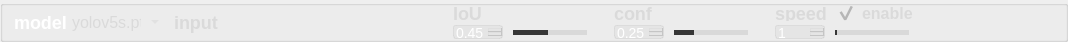
           <widget class="QGroupBox" name="groupBox_3">
            <property name="minimumSize">
             <size>
              <width>0</width>
              <height>42</height>
             </size>
            </property>
            <property name="maximumSize">
             <size>
              <width>16777215</width>
              <height>42</height>
             </size>
            </property>
            <property name="styleSheet">
             <string notr="true">#groupBox_3{
	background-color: rgb(59, 59, 59);
border: 0px solid #42adff;
border-bottom: 1px solid rgba(200, 200, 200,100);
border-radius:0px;}</string>
            </property>
            <property name="title">
             <string/>
            </property>
            <layout class="QHBoxLayout" name="horizontalLayout_6" stretch="0,0,0,0,0,0">
             <property name="spacing">
              <number>0</number>
             </property>
             <property name="leftMargin">
              <number>0</number>
             </property>
             <property name="topMargin">
              <number>0</number>
             </property>
             <property name="rightMargin">
              <number>0</number>
             </property>
             <property name="bottomMargin">
              <number>0</number>
             </property>
             <item>
              <layout class="QHBoxLayout" name="horizontalLayout_2">
               <property name="leftMargin">
                <number>11</number>
               </property>
               <property name="rightMargin">
                <number>11</number>
               </property>
               <item>
                <widget class="QLabel" name="label_3">
                 <property name="minimumSize">
                  <size>
                   <width>0</width>
                   <height>28</height>
                  </size>
                 </property>
                 <property name="maximumSize">
                  <size>
                   <width>80</width>
                   <height>16777215</height>
                  </size>
                 </property>
                 <property name="styleSheet">
                  <string notr="true">QLabel
{
	font-size: 18px;
	font-family: &quot;Microsoft YaHei&quot;;
	font-weight: bold;
 		border-radius:9px;
		background:rgba(66, 195, 255, 0);
	color: qlineargradient(spread:pad, x1:0, y1:0, x2:1, y2:0, stop:0 rgba(33, 245, 175, 226), stop:1 rgba(255, 255, 255, 255));
}
</string>
                 </property>
                 <property name="text">
                  <string>model</string>
                 </property>
                </widget>
               </item>
               <item>
                <widget class="QComboBox" name="comboBox">
                 <property name="minimumSize">
                  <size>
                   <width>0</width>
                   <height>28</height>
                  </size>
                 </property>
                 <property name="styleSheet">
                  <string notr="true">QComboBox QAbstractItemView {
font-family: &quot;Microsoft YaHei&quot;;
font-size: 16px;
background:rgba(200, 200, 200,150);
selection-background-color: rgba(200, 200, 200,50);
color: rgb(218, 218, 218);
outline:none;
border:none;}
QComboBox{
font-family: &quot;Microsoft YaHei&quot;;
font-size: 16px;
color: rgb(218, 218, 218);
border-width:0px;
border-color:white;
border-style:solid;
background-color: rgba(200, 200, 200,0);}

QComboBox::drop-down {
margin-top:8;
height:20;
background:rgba(255,255,255,0);
border-image: url(:/img/icon/下拉_白色.png);
}
</string>
                 </property>
                 <item>
                  <property name="text">
                   <string>yolov5s.pt</string>
                  </property>
                 </item>
                 <item>
                  <property name="text">
                   <string>yolov5m.pt</string>
                  </property>
                 </item>
                 <item>
                  <property name="text">
                   <string>yolov5l.pt</string>
                  </property>
                 </item>
                 <item>
                  <property name="text">
                   <string>yolov5x.pt</string>
                  </property>
                 </item>
                </widget>
               </item>
               <item>
                <layout class="QHBoxLayout" name="horizontalLayout_9">
                 <property name="leftMargin">
                  <number>11</number>
                 </property>
                 <property name="rightMargin">
                  <number>0</number>
                 </property>
                 <item>
                  <widget class="QLabel" name="label_10">
                   <property name="maximumSize">
                    <size>
                     <width>80</width>
                     <height>16777215</height>
                    </size>
                   </property>
                   <property name="styleSheet">
                    <string notr="true">QLabel
{
	font-size: 18px;
	font-family: &quot;Microsoft YaHei&quot;;
	font-weight: bold;
 		border-radius:9px;
		background:rgba(66, 195, 255, 0);
color: rgb(218, 218, 218);
}
</string>
                   </property>
                   <property name="text">
                    <string>input</string>
                   </property>
                  </widget>
                 </item>
                 <item>
                  <layout class="QHBoxLayout" name="horizontalLayout_11">
                   <item>
                    <widget class="QGroupBox" name="groupBox_5">
                     <property name="styleSheet">
                      <string notr="true">#groupBox_5{
background-color: rgba(48,148,243,0);
border: 0px solid #42adff;
border-left: 0px solid #d9d9d9;
border-right: 0px solid rgba(29, 83, 185, 255);
border-radius:0px;}</string>
                     </property>
                     <property name="title">
                      <string/>
                     </property>
                     <layout class="QHBoxLayout" name="horizontalLayout_8">
                      <property name="spacing">
                       <number>9</number>
                      </property>
                      <property name="leftMargin">
                       <number>13</number>
                      </property>
                      <property name="topMargin">
                       <number>0</number>
                      </property>
                      <property name="rightMargin">
                       <number>13</number>
                      </property>
                      <property name="bottomMargin">
                       <number>0</number>
                      </property>
                      <item>
                       <widget class="QPushButton" name="fileButton">
                        <property name="minimumSize">
                         <size>
                          <width>55</width>
                          <height>28</height>
                         </size>
                        </property>
                        <property name="maximumSize">
                         <size>
                          <width>16777215</width>
                          <height>28</height>
                         </size>
                        </property>
                        <property name="toolTip">
                         <string>file</string>
                        </property>
                        <property name="styleSheet">
                         <string notr="true">QPushButton{font-family: &quot;Microsoft YaHei&quot;;
font-size: 14px;
font-weight: bold;
color:white;
text-align: center center;
padding-left: 5px;
padding-right: 5px;
padding-top: 4px;
padding-bottom: 4px;
border-style: solid;
border-width: 0px;
border-color: rgba(255, 255, 255, 255);
border-radius: 3px;
background-color: rgba(200, 200, 200,0);}

QPushButton:focus{outline: none;}

QPushButton::pressed{font-family: &quot;Microsoft YaHei&quot;;
                     font-size: 14px;
                     font-weight: bold;
                     color:rgb(200,200,200);
                     text-align: center center;
                     padding-left: 5px;
                     padding-right: 5px;
                     padding-top: 4px;
                     padding-bottom: 4px;
                     border-style: solid;
                     border-width: 0px;
                     border-color: rgba(255, 255, 255, 255);
                     border-radius: 3px;
                     background-color:  #bf513b;}

QPushButton::disabled{font-family: &quot;Microsoft YaHei&quot;;
                     font-size: 14px;
                     font-weight: bold;
                     color:rgb(200,200,200);
                     text-align: center center;
                     padding-left: 5px;
                     padding-right: 5px;
                     padding-top: 4px;
                     padding-bottom: 4px;
                     border-style: solid;
                     border-width: 0px;
                     border-color: rgba(255, 255, 255, 255);
                     border-radius: 3px;
                     background-color:  #bf513b;}
QPushButton::hover {
border-style: solid;
border-width: 0px;
border-radius: 0px;
background-color: rgba(48,148,243,80);}</string>
                        </property>
                        <property name="text">
                         <string/>
                        </property>
                        <property name="icon">
                         <iconset resource="../apprcc.qrc">
                          <normaloff>:/img/icon/文件夹-打开-没文件.png</normaloff>:/img/icon/文件夹-打开-没文件.png</iconset>
                        </property>
                       </widget>
                      </item>
                      <item>
                       <widget class="QPushButton" name="cameraButton">
                        <property name="minimumSize">
                         <size>
                          <width>53</width>
                          <height>24</height>
                         </size>
                        </property>
                        <property name="maximumSize">
                         <size>
                          <width>16777215</width>
                          <height>28</height>
                         </size>
                        </property>
                        <property name="toolTip">
                         <string>camera</string>
                        </property>
                        <property name="styleSheet">
                         <string notr="true">QPushButton{font-family: &quot;Microsoft YaHei&quot;;
font-size: 14px;
font-weight: bold;
color:white;
text-align: center center;
padding-left: 5px;
padding-right: 5px;
padding-top: 4px;
padding-bottom: 4px;
border-style: solid;
border-width: 0px;
border-color: rgba(255, 255, 255, 255);
border-radius: 3px;
background-color: rgba(48,148,243,0);}

QPushButton:focus{outline: none;}

QPushButton::pressed{font-family: &quot;Microsoft YaHei&quot;;
                     font-size: 14px;
                     font-weight: bold;
                     color:rgb(200,200,200);
                     text-align: center center;
                     padding-left: 5px;
                     padding-right: 5px;
                     padding-top: 4px;
                     padding-bottom: 4px;
                     border-style: solid;
                     border-width: 0px;
                     border-color: rgba(255, 255, 255, 255);
                     border-radius: 3px;
                     background-color:  #bf513b;}

QPushButton::disabled{font-family: &quot;Microsoft YaHei&quot;;
                     font-size: 14px;
                     font-weight: bold;
                     color:rgb(200,200,200);
                     text-align: center center;
                     padding-left: 5px;
                     padding-right: 5px;
                     padding-top: 4px;
                     padding-bottom: 4px;
                     border-style: solid;
                     border-width: 0px;
                     border-color: rgba(255, 255, 255, 255);
                     border-radius: 3px;
                     background-color:  #bf513b;}
QPushButton::hover {
border-style: solid;
border-width: 0px;
border-radius: 0px;
background-color: rgba(48,148,243,80);}</string>
                        </property>
                        <property name="text">
                         <string/>
                        </property>
                        <property name="icon">
                         <iconset resource="../apprcc.qrc">
                          <normaloff>:/img/icon/摄像头 (4).png</normaloff>:/img/icon/摄像头 (4).png</iconset>
                        </property>
                        <property name="iconSize">
                         <size>
                          <width>24</width>
                          <height>24</height>
                         </size>
                        </property>
                       </widget>
                      </item>
                      <item>
                       <widget class="QPushButton" name="rtspButton">
                        <property name="minimumSize">
                         <size>
                          <width>55</width>
                          <height>28</height>
                         </size>
                        </property>
                        <property name="maximumSize">
                         <size>
                          <width>16777215</width>
                          <height>28</height>
                         </size>
                        </property>
                        <property name="toolTip">
                         <string>rtsp</string>
                        </property>
                        <property name="styleSheet">
                         <string notr="true">QPushButton{font-family: &quot;Microsoft YaHei&quot;;
font-size: 14px;
font-weight: bold;
color:white;
text-align: center center;
padding-left: 5px;
padding-right: 5px;
padding-top: 4px;
padding-bottom: 4px;
border-style: solid;
border-width: 0px;
border-color: rgba(255, 255, 255, 255);
border-radius: 3px;
background-color: rgba(48,148,243,0);}

QPushButton:focus{outline: none;}

QPushButton::pressed{font-family: &quot;Microsoft YaHei&quot;;
                     font-size: 14px;
                     font-weight: bold;
                     color:rgb(200,200,200);
                     text-align: center center;
                     padding-left: 5px;
                     padding-right: 5px;
                     padding-top: 4px;
                     padding-bottom: 4px;
                     border-style: solid;
                     border-width: 0px;
                     border-color: rgba(255, 255, 255, 255);
                     border-radius: 3px;
                     background-color:  #bf513b;}

QPushButton::disabled{font-family: &quot;Microsoft YaHei&quot;;
                     font-size: 14px;
                     font-weight: bold;
                     color:rgb(200,200,200);
                     text-align: center center;
                     padding-left: 5px;
                     padding-right: 5px;
                     padding-top: 4px;
                     padding-bottom: 4px;
                     border-style: solid;
                     border-width: 0px;
                     border-color: rgba(255, 255, 255, 255);
                     border-radius: 3px;
                     background-color:  #bf513b;}
QPushButton::hover {
border-style: solid;
border-width: 0px;
border-radius: 0px;
background-color: rgba(48,148,243,80);}</string>
                        </property>
                        <property name="text">
                         <string/>
                        </property>
                        <property name="icon">
                         <iconset resource="../apprcc.qrc">
                          <normaloff>:/img/icon/链接.png</normaloff>:/img/icon/链接.png</iconset>
                        </property>
                        <property name="iconSize">
                         <size>
                          <width>24</width>
                          <height>24</height>
                         </size>
                        </property>
                       </widget>
                      </item>
                     </layout>
                    </widget>
                   </item>
                  </layout>
                 </item>
                </layout>
               </item>
              </layout>
             </item>
             <item>
              <layout class="QVBoxLayout" name="verticalLayout_3">
               <property name="spacing">
                <number>4</number>
               </property>
               <property name="leftMargin">
                <number>11</number>
               </property>
               <property name="rightMargin">
                <number>11</number>
               </property>
               <item>
                <widget class="QLabel" name="label_2">
                 <property name="styleSheet">
                  <string notr="true">QLabel
{
	font-size: 18px;
	font-family: &quot;Microsoft YaHei&quot;;
	font-weight: bold;
 		border-radius:9px;
		background:rgba(66, 195, 255, 0);
color: rgb(218, 218, 218);
}
</string>
                 </property>
                 <property name="text">
                  <string>IoU</string>
                 </property>
                </widget>
               </item>
               <item>
                <layout class="QHBoxLayout" name="horizontalLayout_4">
                 <property name="spacing">
                  <number>5</number>
                 </property>
                 <item>
                  <widget class="QDoubleSpinBox" name="iouSpinBox">
                   <property name="minimumSize">
                    <size>
                     <width>50</width>
                     <height>0</height>
                    </size>
                   </property>
                   <property name="maximumSize">
                    <size>
                     <width>50</width>
                     <height>16777215</height>
                    </size>
                   </property>
                   <property name="styleSheet">
                    <string notr="true">QDoubleSpinBox{
background:rgba(200, 200, 200,50);
color:white;
font-size: 14px;
font-family: &quot;Microsoft YaHei UI&quot;;
border-style: solid;
border-width: 1px;
border-color: rgba(200, 200, 200,100);
border-radius: 3px;}

QDoubleSpinBox::down-button{
background:rgba(200, 200, 200,0);
border-image: url(:/img/icon/箭头_列表展开.png);}
QDoubleSpinBox::down-button::hover{
background:rgba(200, 200, 200,100);
border-image: url(:/img/icon/箭头_列表展开.png);}

QDoubleSpinBox::up-button{
background:rgba(200, 200, 200,0);
border-image: url(:/img/icon/箭头_列表收起.png);}
QDoubleSpinBox::up-button::hover{
background:rgba(200, 200, 200,100);
border-image: url(:/img/icon/箭头_列表收起.png);}
</string>
                   </property>
                   <property name="maximum">
                    <double>1.000000000000000</double>
                   </property>
                   <property name="singleStep">
                    <double>0.010000000000000</double>
                   </property>
                   <property name="value">
                    <double>0.450000000000000</double>
                   </property>
                  </widget>
                 </item>
                 <item>
                  <widget class="QSlider" name="iouSlider">
                   <property name="styleSheet">
                    <string notr="true">QSlider{
border-color: #bcbcbc;
color:#d9d9d9;
}
QSlider::groove:horizontal {                                
     border: 1px solid #999999;                             
     height: 3px;                                           
    margin: 0px 0;                                         
     left: 5px; right: 5px; 
 }
QSlider::handle:horizontal {                               
     border: 0px ; 
     
	border-image: url(:/img/icon/圆形选中.png);
	 width:20px;
     margin: -10px -10px -10px -10px;                  
} 
QSlider::add-page:horizontal{
background: qlineargradient(spread:pad, x1:0, y1:1, x2:0, y2:0, stop:0 #d9d9d9, stop:0.25 #d9d9d9, stop:0.5 #d9d9d9, stop:1 #d9d9d9); 

}
QSlider::sub-page:horizontal{                               
 background: qlineargradient(spread:pad, x1:0, y1:1, x2:0, y2:0, stop:0 #373737, stop:0.25 #373737, stop:0.5 #373737, stop:1 #373737);                     
}</string>
                   </property>
                   <property name="maximum">
                    <number>100</number>
                   </property>
                   <property name="value">
                    <number>45</number>
                   </property>
                   <property name="orientation">
                    <enum>Qt::Horizontal</enum>
                   </property>
                  </widget>
                 </item>
                </layout>
               </item>
              </layout>
             </item>
             <item>
              <layout class="QVBoxLayout" name="verticalLayout">
               <property name="spacing">
                <number>4</number>
               </property>
               <property name="leftMargin">
                <number>11</number>
               </property>
               <property name="rightMargin">
                <number>11</number>
               </property>
               <item>
                <widget class="QLabel" name="label">
                 <property name="styleSheet">
                  <string notr="true">QLabel
{
	font-size: 18px;
	font-family: &quot;Microsoft YaHei&quot;;
	font-weight: bold;
 		border-radius:9px;
		background:rgba(66, 195, 255, 0);
color: rgb(218, 218, 218);
}
</string>
                 </property>
                 <property name="text">
                  <string>conf</string>
                 </property>
                </widget>
               </item>
               <item>
                <layout class="QHBoxLayout" name="horizontalLayout_3">
                 <property name="spacing">
                  <number>5</number>
                 </property>
                 <item>
                  <widget class="QDoubleSpinBox" name="confSpinBox">
                   <property name="minimumSize">
                    <size>
                     <width>50</width>
                     <height>0</height>
                    </size>
                   </property>
                   <property name="maximumSize">
                    <size>
                     <width>50</width>
                     <height>16777215</height>
                    </size>
                   </property>
                   <property name="focusPolicy">
                    <enum>Qt::ClickFocus</enum>
                   </property>
                   <property name="styleSheet">
                    <string notr="true">QDoubleSpinBox{
background:rgba(200, 200, 200,50);
color:white;
font-size: 14px;
font-family: &quot;Microsoft YaHei UI&quot;;
border-style: solid;
border-width: 1px;
border-color: rgba(200, 200, 200,100);
border-radius: 3px;}

QDoubleSpinBox::down-button{
background:rgba(200, 200, 200,0);
border-image: url(:/img/icon/箭头_列表展开.png);}
QDoubleSpinBox::down-button::hover{
background:rgba(200, 200, 200,100);
border-image: url(:/img/icon/箭头_列表展开.png);}

QDoubleSpinBox::up-button{
background:rgba(200, 200, 200,0);
border-image: url(:/img/icon/箭头_列表收起.png);}
QDoubleSpinBox::up-button::hover{
background:rgba(200, 200, 200,100);
border-image: url(:/img/icon/箭头_列表收起.png);}
</string>
                   </property>
                   <property name="maximum">
                    <double>1.000000000000000</double>
                   </property>
                   <property name="singleStep">
                    <double>0.010000000000000</double>
                   </property>
                   <property name="value">
                    <double>0.250000000000000</double>
                   </property>
                  </widget>
                 </item>
                 <item>
                  <widget class="QSlider" name="confSlider">
                   <property name="styleSheet">
                    <string notr="true">QSlider {
    border-color: #bcbcbc;
    color: #d9d9d9;
}

QSlider::groove:horizontal {
    border: 1px solid #999999;
    height: 3px;
    margin: 0px 0;
    left: 5px;
    right: 5px;
}

QSlider::handle:horizontal {
    border: 0px;
    border-image: url(:/img/icon/圆形选中.png);
    width: 20px;
    margin: -10px -10px -10px -10px;
}

QSlider::add-page:horizontal {
    background: qlineargradient(spread:pad, x1:0, y1:1, x2:0, y2:0, stop:0 #d9d9d9, stop:0.25 #d9d9d9, stop:0.5 #d9d9d9, stop:1 #d9d9d9);
}

QSlider::sub-page:horizontal {
    background: qlineargradient(spread:pad, x1:0, y1:1, x2:0, y2:0, stop:0 #373737, stop:0.25 #373737, stop:0.5 #373737, stop:1 #373737);
}
</string>
                   </property>
                   <property name="maximum">
                    <number>100</number>
                   </property>
                   <property name="value">
                    <number>25</number>
                   </property>
                   <property name="orientation">
                    <enum>Qt::Horizontal</enum>
                   </property>
                   <property name="tickPosition">
                    <enum>QSlider::NoTicks</enum>
                   </property>
                  </widget>
                 </item>
                </layout>
               </item>
              </layout>
             </item>
             <item>
              <layout class="QVBoxLayout" name="verticalLayout_5">
               <property name="spacing">
                <number>4</number>
               </property>
               <property name="leftMargin">
                <number>11</number>
               </property>
               <property name="rightMargin">
                <number>11</number>
               </property>
               <item>
                <layout class="QHBoxLayout" name="horizontalLayout_14">
                 <item>
                  <widget class="QLabel" name="label_8">
                   <property name="maximumSize">
                    <size>
                     <width>80</width>
                     <height>16777215</height>
                    </size>
                   </property>
                   <property name="styleSheet">
                    <string notr="true">QLabel
{
	font-size: 18px;
	font-family: &quot;Microsoft YaHei&quot;;
	font-weight: bold;
 		border-radius:9px;
		background:rgba(66, 195, 255, 0);
color: rgb(218, 218, 218);
}
</string>
                   </property>
                   <property name="text">
                    <string>speed</string>
                   </property>
                  </widget>
                 </item>
                 <item>
                  <widget class="QCheckBox" name="checkBox">
                   <property name="styleSheet">
                    <string notr="true">
QCheckBox
{font-size: 16px;
	font-family: &quot;Microsoft YaHei&quot;;
	font-weight: bold;
 		border-radius:9px;
		background:rgba(66, 195, 255, 0);
color: rgb(218, 218, 218);;}

QCheckBox::indicator {
	width: 20px;
	height: 20px;
}
QCheckBox::indicator:unchecked {
    image: url(:/img/icon/button-off.png);
}

QCheckBox::indicator:checked {
    
    image: url(:/img/icon/button-on.png);
}
</string>
                   </property>
                   <property name="text">
                    <string>enable</string>
                   </property>
                   <property name="checked">
                    <bool>true</bool>
                   </property>
                  </widget>
                 </item>
                </layout>
               </item>
               <item>
                <layout class="QHBoxLayout" name="horizontalLayout_13">
                 <property name="spacing">
                  <number>5</number>
                 </property>
                 <item>
                  <widget class="QSpinBox" name="rateSpinBox">
                   <property name="minimumSize">
                    <size>
                     <width>50</width>
                     <height>0</height>
                    </size>
                   </property>
                   <property name="maximumSize">
                    <size>
                     <width>50</width>
                     <height>16777215</height>
                    </size>
                   </property>
                   <property name="focusPolicy">
                    <enum>Qt::ClickFocus</enum>
                   </property>
                   <property name="styleSheet">
                    <string notr="true">QSpinBox{
background:rgba(200, 200, 200,50);
color:white;
font-size: 14px;
font-family: &quot;Microsoft YaHei UI&quot;;
border-style: solid;
border-width: 1px;
border-color: rgba(200, 200, 200,100);
border-radius: 3px;}

QSpinBox::down-button{
background:rgba(200, 200, 200,0);
border-image: url(:/img/icon/箭头_列表展开.png);}
QDoubleSpinBox::down-button::hover{
background:rgba(200, 200, 200,100);
border-image: url(:/img/icon/箭头_列表展开.png);}

QSpinBox::up-button{
background:rgba(200, 200, 200,0);
border-image: url(:/img/icon/箭头_列表收起.png);}
QSpinBox::up-button::hover{
background:rgba(200, 200, 200,100);
border-image: url(:/img/icon/箭头_列表收起.png);}
</string>
                   </property>
                   <property name="minimum">
                    <number>1</number>
                   </property>
                   <property name="maximum">
                    <number>20</number>
                   </property>
                   <property name="singleStep">
                    <number>1</number>
                   </property>
                   <property name="value">
                    <number>1</number>
                   </property>
                  </widget>
                 </item>
                 <item>
                  <widget class="QSlider" name="rateSlider">
                   <property name="styleSheet">
                    <string notr="true">QSlider{
border-color: #fff5eb;
color:#d9d9d9;
	
}
QSlider::groove:horizontal {                                
     border: 1px solid #999999;                             
     height: 3px;                                           
    margin: 0px 0;                                         
     left: 5px; right: 5px; 
 }
QSlider::handle:horizontal {                               
     border: 0px ; 
     
	border-image: url(:/img/icon/圆形选中.png);
	 width:20px;
     margin: -10px -10px -10px -10px;                  
} 
QSlider::add-page:horizontal{
background: qlineargradient(spread:pad, x1:0, y1:1, x2:0, y2:0, stop:0 #d9d9d9, stop:0.25 #d9d9d9, stop:0.5 #d9d9d9, stop:1 #d9d9d9); 

}
QSlider::sub-page:horizontal{                               
 background: qlineargradient(spread:pad, x1:0, y1:1, x2:0, y2:0, stop:0 #373737, stop:0.25 #373737, stop:0.5 #373737, stop:1 #373737);                     
}</string>
                   </property>
                   <property name="minimum">
                    <number>1</number>
                   </property>
                   <property name="maximum">
                    <number>20</number>
                   </property>
                   <property name="singleStep">
                    <number>1</number>
                   </property>
                   <property name="pageStep">
                    <number>1</number>
                   </property>
                   <property name="value">
                    <number>1</number>
                   </property>
                   <property name="orientation">
                    <enum>Qt::Horizontal</enum>
                   </property>
                   <property name="tickPosition">
                    <enum>QSlider::NoTicks</enum>
                   </property>
                  </widget>
                 </item>
                </layout>
               </item>
              </layout>
             </item>
             <item>
              <spacer name="horizontalSpacer_14">
               <property name="orientation">
                <enum>Qt::Horizontal</enum>
               </property>
               <property name="sizeHint" stdset="0">
                <size>
                 <width>40</width>
                 <height>20</height>
                </size>
               </property>
              </spacer>
             </item>
             <item>
              <widget class="QLabel" name="fps_label">
               <property name="minimumSize">
                <size>
                 <width>100</width>
                 <height>40</height>
                </size>
               </property>
               <property name="maximumSize">
                <size>
                 <width>100</width>
                 <height>40</height>
                </size>
               </property>
               <property name="styleSheet">
                <string notr="true">QLabel
{
	font-size: 20px;
	font-family: &quot;Microsoft YaHei&quot;;
	font-weight: bold;
 		border-radius:9px;
		background:rgba(66, 195, 255, 0);
color: rgb(218, 218, 218);
}
</string>
               </property>
               <property name="text">
                <string/>
               </property>
               <property name="alignment">
                <set>Qt::AlignCenter</set>
               </property>
              </widget>
             </item>
            </layout>
           </widget>
